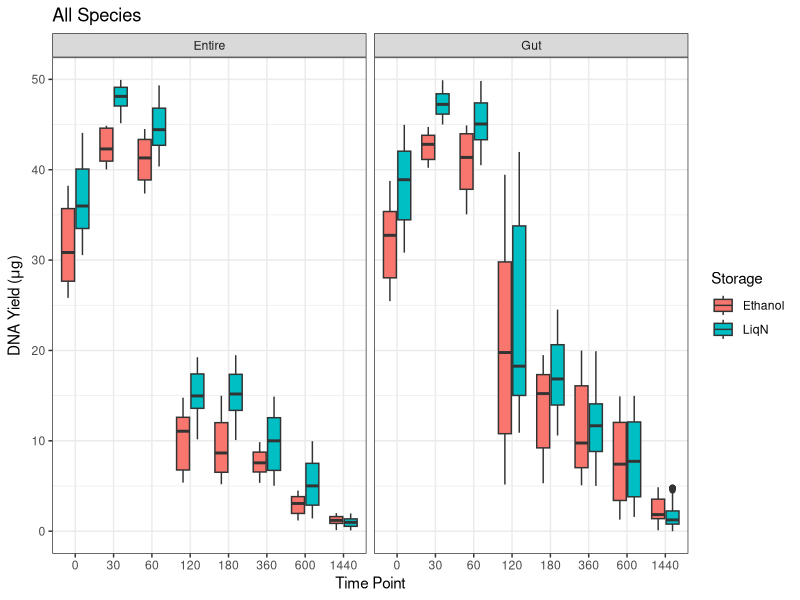
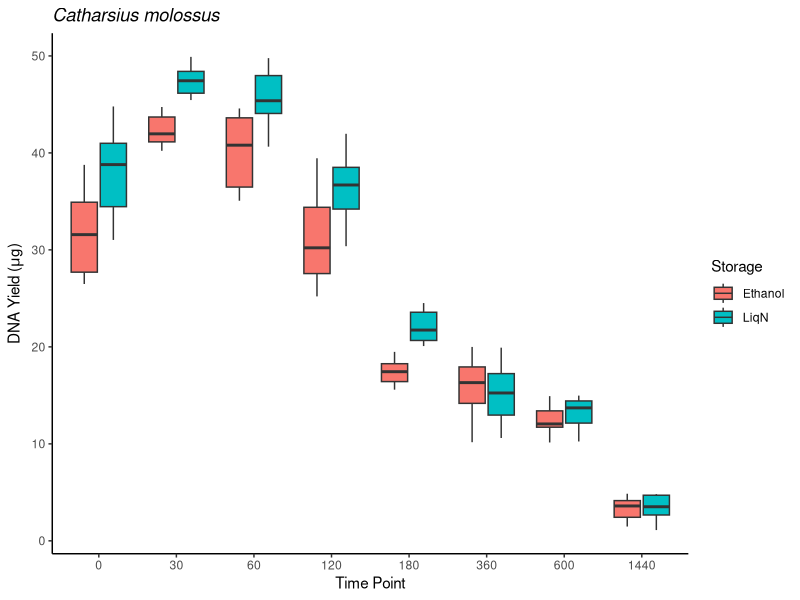
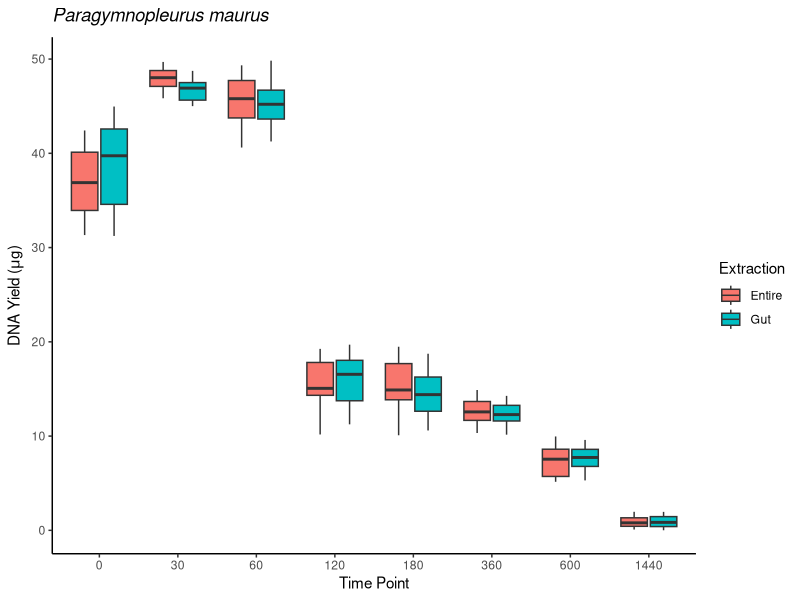
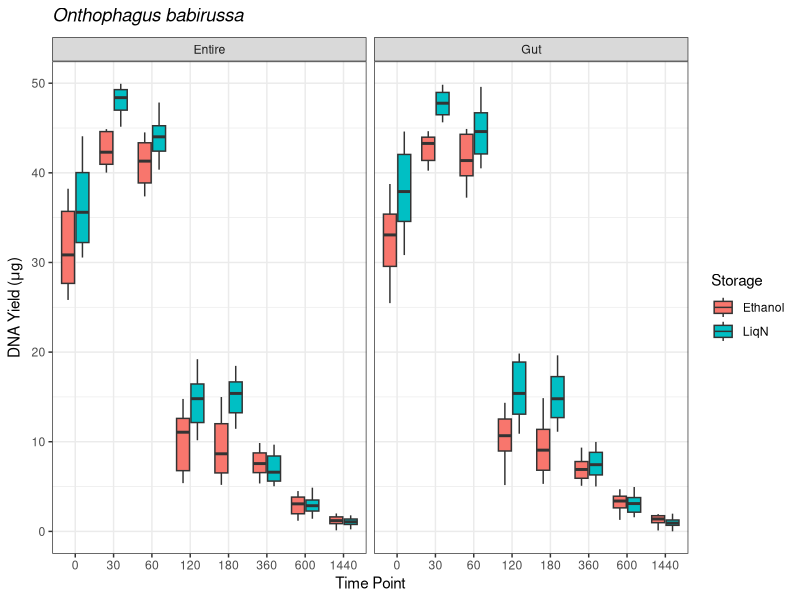

These charts were generated, in order, by the following R code:
## ---- chunk 1
  knitr::opts_chunk$set(message = FALSE, warning = FALSE, tidy = FALSE)
## ---- chunk 2
library(knitr)
hook_output = knit_hooks$get('output')
knit_hooks$set(output = function(x, options) {
  # this hook is used only when the linewidth option is not NULL
  if (!is.null(n <- options$linewidth)) {
    x = knitr:::split_lines(x)
    # any lines wider than n should be wrapped
    if (any(nchar(x) > n)) x = strwrap(x, width = n)
    x = paste(x, collapse = '\n')
  }
  hook_output(x, options)
})
## ---- chunk 3
library(ggplot2) ## for plotting
library(dplyr) ## for data manipulation
## ---- chunk 4
yield <- read.csv("DNA yield_cleaned.csv", header=T)
colnames(yield)[1] <-"SpecimenID" ## rename first column header
names(yield) ## check all column headers
str(yield) ## check data frame
yield$TimePt <- as.factor(yield$TimePt) # change TimePt to factor
str(yield) ## check again
## ---- chunk 5
yield_Catharsius <- yield %>% filter(Species == "Catharsius_molossus")
yield_Paragymnopleurus <- yield %>% filter(Species == "Paragymnopleurus_maurus")
yield_Onthophagus <- yield %>% filter(Species == "Onthophagus_babirussa")
## ---- chunk 6
yield %>% ggplot()+
  geom_boxplot(aes(x=TimePt, y=DNAYield, fill=Storage))+
  facet_wrap(~Extraction)+
  xlab("Time Point")+
  ylab(expression(paste("DNA Yield (", mu, "g)"))) +
  ggtitle("All Species")+
  theme_bw()

yield_Catharsius %>% ggplot()+
  geom_boxplot(aes(x=TimePt, y=DNAYield, fill=Storage))+
  xlab("Time Point")+
  ylab(expression(paste("DNA Yield (", mu, "g)"))) +
  ggtitle(expression(paste(italic("Catharsius molossus"))))+
  theme_classic()

yield_Paragymnopleurus %>% ggplot()+
  geom_boxplot(aes(x=TimePt, y=DNAYield, fill=Extraction))+
  xlab("Time Point")+
  ylab(expression(paste("DNA Yield (", mu, "g)"))) +
  ggtitle(expression(paste(italic("Paragymnopleurus maurus"))))+
  theme_classic()

yield_Onthophagus %>% ggplot()+
  geom_boxplot(aes(x=TimePt, y=DNAYield, fill=Storage))+
  facet_wrap(~Extraction)+
  xlab("Time Point")+
  ylab(expression(paste("DNA Yield (", mu, "g)"))) +
  ggtitle(expression(paste(italic("Onthophagus babirussa"))))+
  theme_bw()
## ---- chunk 7
m1 <- lm(DNAYield~TimePt + Storage + Extraction, data=yield)
m2 <- lm(DNAYield~TimePt * Storage + Extraction, data=yield)
anova(m1,m2)
m3 <- lm(DNAYield~TimePt + Storage + Extraction + TimePt:Storage + TimePt:Extraction, data=yield)
anova(m2, m3)
anova(m3)
## ---- chunk 8
catharsius_m1<-lm(DNAYield~TimePt+Storage, data=yield_Catharsius)
catharsius_m2<-lm(DNAYield~TimePt*Storage, data=yield_Catharsius)
anova(catharsius_m1,catharsius_m2)

anova(catharsius_m2)
## ---- chunk 9
paragymnopleurus_m1<-lm(DNAYield~TimePt+Extraction, data=yield_Paragymnopleurus)
paragymnopleurus_m2<-lm(DNAYield~TimePt*Extraction, data=yield_Paragymnopleurus)

anova(paragymnopleurus_m1, paragymnopleurus_m2)

anova(paragymnopleurus_m1)
## ---- chunk 10
onthophagus_m1<-lm(DNAYield~TimePt+Storage, data=yield_Onthophagus)
onthophagus_m2<-lm(DNAYield~TimePt+Storage+Extraction, data=yield_Onthophagus)

anova(onthophagus_m1, onthophagus_m2)

onthophagus_m3<-lm(DNAYield~TimePt*Storage, data=yield_Onthophagus)
anova(onthophagus_m1, onthophagus_m3)

anova(onthophagus_m3)
